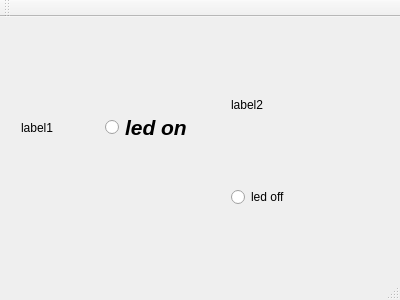
<?xml version="1.0" encoding="UTF-8"?>
<ui version="4.0">
 <class>MainWindow</class>
 <widget class="QMainWindow" name="MainWindow">
  <property name="geometry">
   <rect>
    <x>0</x>
    <y>0</y>
    <width>400</width>
    <height>300</height>
   </rect>
  </property>
  <property name="windowTitle">
   <string>MainWindow</string>
  </property>
  <widget class="QWidget" name="centralWidget">
   <widget class="QWidget" name="verticalLayoutWidget">
    <property name="geometry">
     <rect>
      <x>220</x>
      <y>0</y>
      <width>160</width>
      <height>201</height>
     </rect>
    </property>
    <layout class="QVBoxLayout" name="verticalLayout">
     <item>
      <widget class="QLabel" name="label">
       <property name="text">
        <string>label2</string>
       </property>
      </widget>
     </item>
     <item>
      <widget class="QRadioButton" name="radioButton">
       <property name="text">
        <string>led off</string>
       </property>
      </widget>
     </item>
    </layout>
   </widget>
   <widget class="QWidget" name="horizontalLayoutWidget">
    <property name="geometry">
     <rect>
      <x>10</x>
      <y>20</y>
      <width>193</width>
      <height>181</height>
     </rect>
    </property>
    <layout class="QHBoxLayout" name="horizontalLayout">
     <item>
      <widget class="QLabel" name="label_2">
       <property name="text">
        <string>label1</string>
       </property>
      </widget>
     </item>
     <item>
      <widget class="QRadioButton" name="radioButton_2">
       <property name="font">
        <font>
         <pointsize>16</pointsize>
         <weight>75</weight>
         <italic>true</italic>
         <bold>true</bold>
        </font>
       </property>
       <property name="text">
        <string>led on</string>
       </property>
      </widget>
     </item>
    </layout>
   </widget>
  </widget>
  <widget class="QMenuBar" name="menuBar">
   <property name="geometry">
    <rect>
     <x>0</x>
     <y>0</y>
     <width>400</width>
     <height>27</height>
    </rect>
   </property>
  </widget>
  <widget class="QToolBar" name="mainToolBar">
   <attribute name="toolBarArea">
    <enum>TopToolBarArea</enum>
   </attribute>
   <attribute name="toolBarBreak">
    <bool>false</bool>
   </attribute>
  </widget>
  <widget class="QStatusBar" name="statusBar"/>
 </widget>
 <layoutdefault spacing="6" margin="11"/>
 <resources/>
 <connections/>
</ui>
